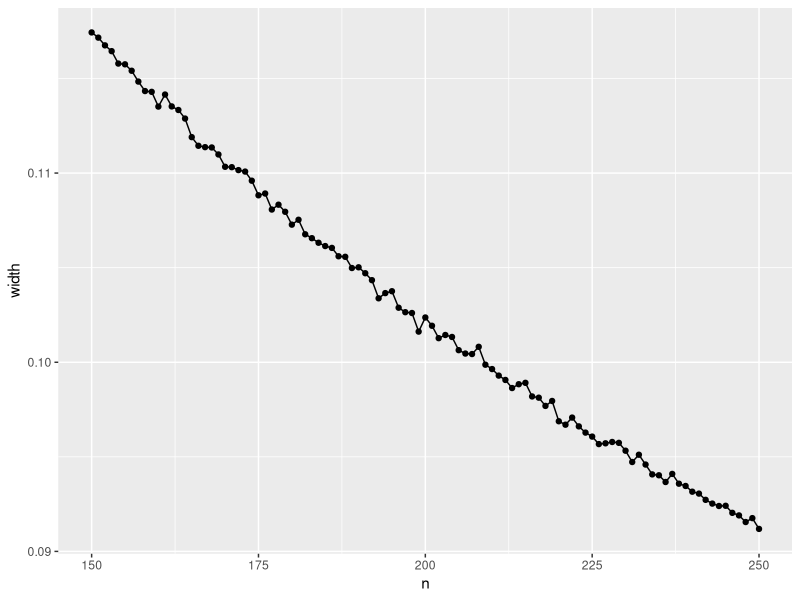
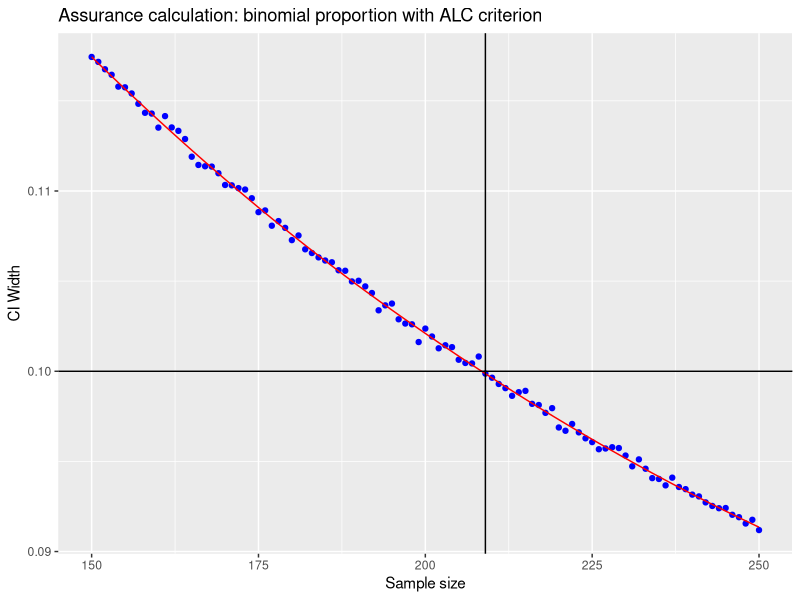

Source code (R) for these figures, in order:
## ---- chunk 1
knitr::opts_chunk$set(echo = TRUE)
## ---- chunk 2
## Function to perform assurance calculation based on ALC for binomial proportion
#' @param w desired \math{1 - alpha / 2} credible interval width
#' @param alpha value for a \math{1 - alpha / 2} credible interval
#' @param sampling.shape1 first shape parameter for beta sampling prior
#' @param sampling.shape2 second shape parameter for beta sampling prior
#' @param fitting.shape1 first shape parameter for beta fitting prior
#' @param fitting.shape2 second shape parameter for beta fitting prior
#' @param sample.size vector of sample sizes to compute CI widths
#' @param ndatasets number of simulated data sets
assurance.alc <- function(
  w = 0.10, alpha = 0.05
  , sampling.shape1 = 2, sampling.shape2 = 8
  , fitting.shape1 = 1, fitting.shape2 = 1
  , sample.size = seq(150, 250, by = 1)
  , ndatasets = 10000
) {
  ## vector to store results
  widths <- numeric(length(sample.size))
  ## compute probabilities for quantiles based on alpha
  plow  <- alpha / 2
  phigh <- 1 - plow
  ## loop through sample sizes
  for ( i in seq_along(sample.size) ) {
    ## Obtain samples from sampling prior
    sprior.sample <- rbeta(
      n = ndatasets, shape1 = sampling.shape1, shape2 = sampling.shape2
    )
    ## Sample from predictive distribution of the sampling prior
    y.sprior.sample <- rbinom(n = ndatasets, size = sample.size[i], prob = sprior.sample)
    ## Compute parameters for posterior distribution (beta since conjugate)
    fitting.shape1.post <- y.sprior.sample + fitting.shape1
    fitting.shape2.post <- sample.size[i] - y.sprior.sample + fitting.shape2
    ## Compute average width of the CI
    widths[i] <-  mean(
        qbeta(phigh, fitting.shape1.post, fitting.shape2.post)
      - qbeta(plow, fitting.shape1.post, fitting.shape2.post)
    )
  }
  ## return results from simulation
  data.frame('n' = sample.size, 'width' = widths)
}
## ---- chunk 3
## Load packages
library(tidyverse)


## Get simulation
sims <- assurance.alc()

## Plot
ggplot(data = sims, aes(x = n, y = width)) + 
  geom_point() + 
  geom_line()
## ---- chunk 4
fit.loess <- loess(width ~ n, data = sims)
sims$width.sm <- predict(fit.loess)
## ---- chunk 5
(nopt <- sims$n[which(sims$width.sm < 0.10)[1]])
## ---- chunk 6
ggplot(data = sims, aes(x = n)) +
  geom_point(aes(y = width), color = 'blue') + 
  geom_line(aes(y = width.sm), color = 'red') + 
  geom_hline(aes(yintercept = 0.10)) + 
  geom_vline(aes(xintercept = nopt)) +
  ylab("CI Width") + 
  xlab("Sample size") + 
  ggtitle("Assurance calculation: binomial proportion with ALC criterion")
